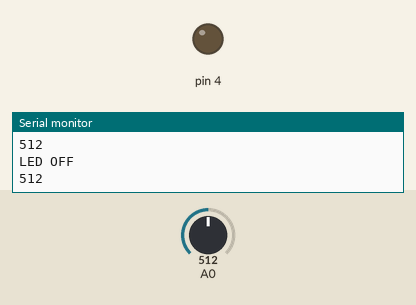
Bench run of a sketch on a simulated Arduino Uno, built with avr-gcc and run on an emulated ATmega328P. Parts: output pins drawn as LEDs (lit = HIGH), the last lines printed to the serial monitor. The test bench sets the inputs (shaded band); at power-on: A0 = 512.

Above: at 1.3 s.
1.4 s: A0 set to 413
2.9 s: A0 set to 383
At 4.0 s:
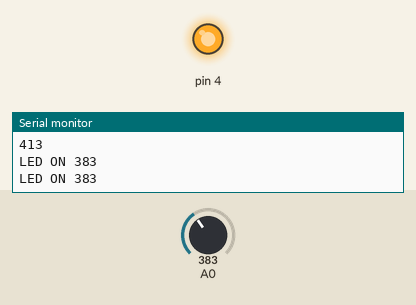
4.5 s: A0 set to 410
At 5.1 s:
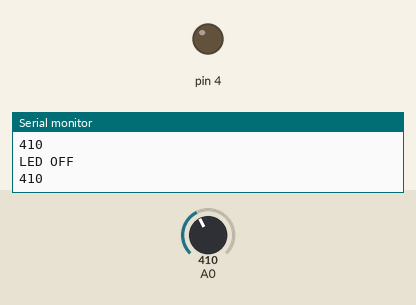
6.0 s: A0 set to 390
At 6.3 s:
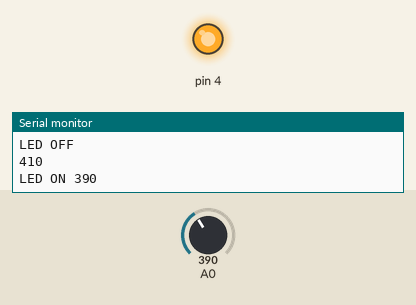
Timing chart, 0 to 8.5 s (numbered marks = the images above; inputs shaded):
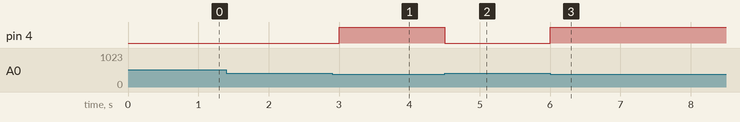

Measured:
- the behaviour switches between 401 and 400 on A0 (found by bisection; images 0 and 1)
- after the input at 2.9 s, pin 4: LOW → HIGH after 0.10 s
- after the input at 4.5 s, pin 4: HIGH → LOW at once
- after the input at 6.0 s, pin 4: LOW → HIGH at once

The sketch:

ldr.ino
```cpp
void setup(){
  pinMode(A0,INPUT);
  pinMode(4,OUTPUT);
  Serial.begin(9600);
}

void loop(){
  int valorLDR = analogRead(A0);

    if( valorLDR <= 400 )
    {
      digitalWrite(4, HIGH);
      Serial.print("LED ON ");
      Serial.println(valorLDR);
      delay(500);
    }

    else
    {
      digitalWrite(4, LOW);
      Serial.println("LED OFF");
      Serial.println(valorLDR);
      delay(500);
    }
  }
```
